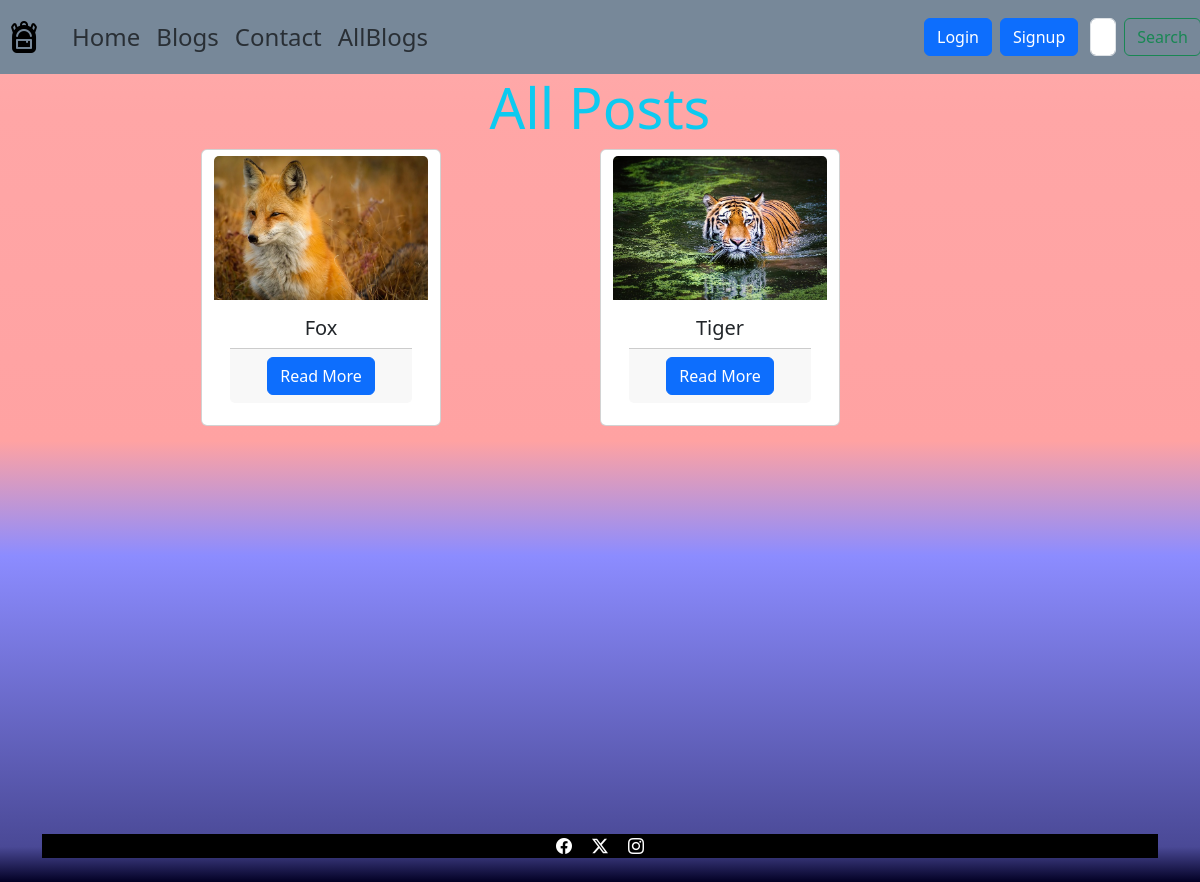
Page /allblogs?category=Wildlife on the committed database.
### myBlogs/models.py (models this page shows)
class blog_post(models.Model):
    blog_title = models.CharField(max_length=80)
    blog_img = models.ImageField(upload_to='images/')
    blog_description=RichTextField()
    Blog_cat = models.ForeignKey(blog_category,null=True, default= None ,on_delete=models.CASCADE)
    like_count =models.IntegerField(default=0, null = True)
    view_count = models.IntegerField(default=0, null = True)
    def __str__(self):
        return self.blog_title

### myBlogs/views.py (the view)
# urls.py: path('allblogs',views.allblogs,name='allblogs'),
def allblogs(request):
    x = blog_post.objects.all()
    var = request.GET.get('category')
    print(var)
    if(var):
        x=blog_post.objects.filter(Blog_cat__blog_cat=var)
        print(x)
    else:
        x=blog_post.objects.all()
        print(x)
    p = Paginator(x, 3)
    page_number = request.GET.get("page")
    page_obj = p.get_page(page_number)
    return render(request,'myBlogs/allblogs.html',{"y":x})

### myBlogs/templates/myBlogs/allblogs.html (shortened to what this page needs)
<!DOCTYPE html>
<html lang="en">
<head>
    <link href="https://cdn.jsdelivr.net/npm/bootstrap@5.3.2/dist/css/bootstrap.min.css" rel="stylesheet">
    {%include 'myBlogs/navigation_bar.html' %}
</head>
<body style="background: rgb(2,0,36);
background: linear-gradient(0deg, rgba(2,0,36,1) 0%, rgba(74,73,150,1) 4%, rgba(140,140,255,1) 37%, rgba(255,162,162,1) 50%, rgba(255,166,166,1) 87%, rgba(255,172,172,1) 100%);">
    <div class="container text-center mb-4">
        <h3 class="display-4 text-info">All Posts</h3>
        <div class="d-flex flex-wrap justify-content-evenly">
          {% for y in y %}
          <div id="My_card" class="card mb-2 btn btn-outline-secondary" style="width: 20vw; min-height:5vw;">
            <img src="{{ y.blog_img.url }}" class="card-img-top" alt="..." style="height: 12vw">
            <div class="card-body">
              <h5 class="card-title">{{ y.blog_title }}</h5>
              <div class="card-footer">
                <a href='{% url 'add_comment' y.blog_title %}?blog_id={{y.id}}' class="btn btn-primary">Read More</a>
              </div>
            </div>
          </div>
          {% endfor %}
      </div>
      <footer >
        {% include "myBlogs/footer.html" %}
      </footer>
  </body>
</html>

### rows in the picture
blog_post: blog_img (picture), blog_title "Fox"
blog_post: blog_img (picture), blog_title "Tiger"
